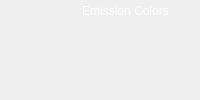
                            <widget class="QFrame" name="frame_93">
                             <property name="frameShape">
                              <enum>QFrame::NoFrame</enum>
                             </property>
                             <property name="frameShadow">
                              <enum>QFrame::Raised</enum>
                             </property>
                             <layout class="QVBoxLayout" name="verticalLayout_27">
                              <property name="spacing">
                               <number>0</number>
                              </property>
                              <property name="leftMargin">
                               <number>0</number>
                              </property>
                              <property name="topMargin">
                               <number>0</number>
                              </property>
                              <property name="rightMargin">
                               <number>0</number>
                              </property>
                              <property name="bottomMargin">
                               <number>0</number>
                              </property>
                              <item>
                               <widget class="QFrame" name="frame_99">
                                <property name="minimumSize">
                                 <size>
                                  <width>0</width>
                                  <height>90</height>
                                 </size>
                                </property>
                                <property name="frameShape">
                                 <enum>QFrame::NoFrame</enum>
                                </property>
                                <property name="frameShadow">
                                 <enum>QFrame::Raised</enum>
                                </property>
                                <layout class="QVBoxLayout" name="verticalLayout_26">
                                 <property name="spacing">
                                  <number>0</number>
                                 </property>
                                 <property name="leftMargin">
                                  <number>0</number>
                                 </property>
                                 <property name="topMargin">
                                  <number>0</number>
                                 </property>
                                 <property name="rightMargin">
                                  <number>0</number>
                                 </property>
                                 <property name="bottomMargin">
                                  <number>0</number>
                                 </property>
                                 <item>
                                  <widget class="QFrame" name="frame_100">
                                   <property name="frameShape">
                                    <enum>QFrame::NoFrame</enum>
                                   </property>
                                   <property name="frameShadow">
                                    <enum>QFrame::Raised</enum>
                                   </property>
                                   <widget class="QLabel" name="label_28">
                                    <property name="geometry">
                                     <rect>
                                      <x>0</x>
                                      <y>0</y>
                                      <width>251</width>
                                      <height>21</height>
                                     </rect>
                                    </property>
                                    <property name="styleSheet">
                                     <string notr="true">font: 75 16pt &quot;Segoe UI&quot;;
color: rgb(255, 255, 255);</string>
                                    </property>
                                    <property name="text">
                                     <string>Emission Colors</string>
                                    </property>
                                    <property name="alignment">
                                     <set>Qt::AlignCenter</set>
                                    </property>
                                   </widget>
                                  </widget>
                                 </item>
                                 <item>
                                  <widget class="QFrame" name="frame_101">
                                   <property name="frameShape">
                                    <enum>QFrame::NoFrame</enum>
                                   </property>
                                   <property name="frameShadow">
                                    <enum>QFrame::Raised</enum>
                                   </property>
                                   <layout class="QHBoxLayout" name="horizontalLayout_45">
                                    <item>
                                     <widget class="QFrame" name="frame_102">
                                      <property name="frameShape">
                                       <enum>QFrame::NoFrame</enum>
                                      </property>
                                      <property name="frameShadow">
                                       <enum>QFrame::Raised</enum>
                                      </property>
                                      <layout class="QHBoxLayout" name="horizontalLayout_46">
                                       <item>
                                        <widget class="QPushButton" name="pushButton_red_timelapse">
                                         <property name="minimumSize">
                                          <size>
                                           <width>23</width>
                                           <height>23</height>
                                          </size>
                                         </property>
                                         <property name="maximumSize">
                                          <size>
                                           <width>23</width>
                                           <height>23</height>
                                          </size>
                                         </property>
                                         <property name="styleSheet">
                                          <string notr="true">QPushButton{
	border:none;

	background-image: url(:/floresansPrefix/redUnPressed.png);
}</string>
                                         </property>
                                         <property name="text">
                                          <string/>
                                         </property>
                                        </widget>
                                       </item>
                                       <item>
                                        <widget class="QPushButton" name="pushButton_green_timelapse">
                                         <property name="minimumSize">
                                          <size>
                                           <width>23</width>
                                           <height>23</height>
                                          </size>
                                         </property>
                                         <property name="maximumSize">
                                          <size>
                                           <width>23</width>
                                           <height>23</height>
                                          </size>
                                         </property>
                                         <property name="styleSheet">
                                          <string notr="true">QPushButton{
	background-image: url(:/floresansPrefix/greenUnPressed.png);
	border:none;
}</string>
                                         </property>
                                         <property name="text">
                                          <string/>
                                         </property>
                                        </widget>
                                       </item>
                                       <item>
                                        <widget class="QPushButton" name="pushButton_blue_timelapse">
                                         <property name="minimumSize">
                                          <size>
                                           <width>23</width>
                                           <height>23</height>
                                          </size>
                                         </property>
                                         <property name="maximumSize">
                                          <size>
                                           <width>23</width>
                                           <height>23</height>
                                          </size>
                                         </property>
                                         <property name="styleSheet">
                                          <string notr="true">QPushButton{
	
	background-image: url(:/floresansPrefix/blueUnPressed.png);
	border:none;
}</string>
                                         </property>
                                         <property name="text">
                                          <string/>
                                         </property>
                                        </widget>
                                       </item>
                                       <item>
                                        <widget class="QPushButton" name="pushButton_uv_timelapse">
                                         <property name="minimumSize">
                                          <size>
                                           <width>23</width>
                                           <height>24</height>
                                          </size>
                                         </property>
                                         <property name="maximumSize">
                                          <size>
                                           <width>23</width>
                                           <height>24</height>
                                          </size>
                                         </property>
                                         <property name="styleSheet">
                                          <string notr="true">QPushButton{
	
	background-image: url(:/floresansPrefix/uv_button_unpressed.png);
	border:none;
}</string>
                                         </property>
                                         <property name="text">
                                          <string/>
                                         </property>
                                        </widget>
                                       </item>
                                       <item>
                                        <widget class="QPushButton" name="pushButton_white_timelapse">
                                         <property name="minimumSize">
                                          <size>
                                           <width>25</width>
                                           <height>25</height>
                                          </size>
                                         </property>
                                         <property name="maximumSize">
                                          <size>
                                           <width>25</width>
                                           <height>25</height>
                                          </size>
                                         </property>
                                         <property name="styleSheet">
                                          <string notr="true">QPushButton{
background-image: url(:/floresansPrefix/whiteUnpressed.png);
border:none;
}</string>
                                         </property>
                                         <property name="text">
                                          <string/>
                                         </property>
                                        </widget>
                                       </item>
                                      </layout>
                                     </widget>
                                    </item>
                                   </layout>
                                  </widget>
                                 </item>
                                </layout>
                               </widget>
                              </item>
                             </layout>
                            </widget>
